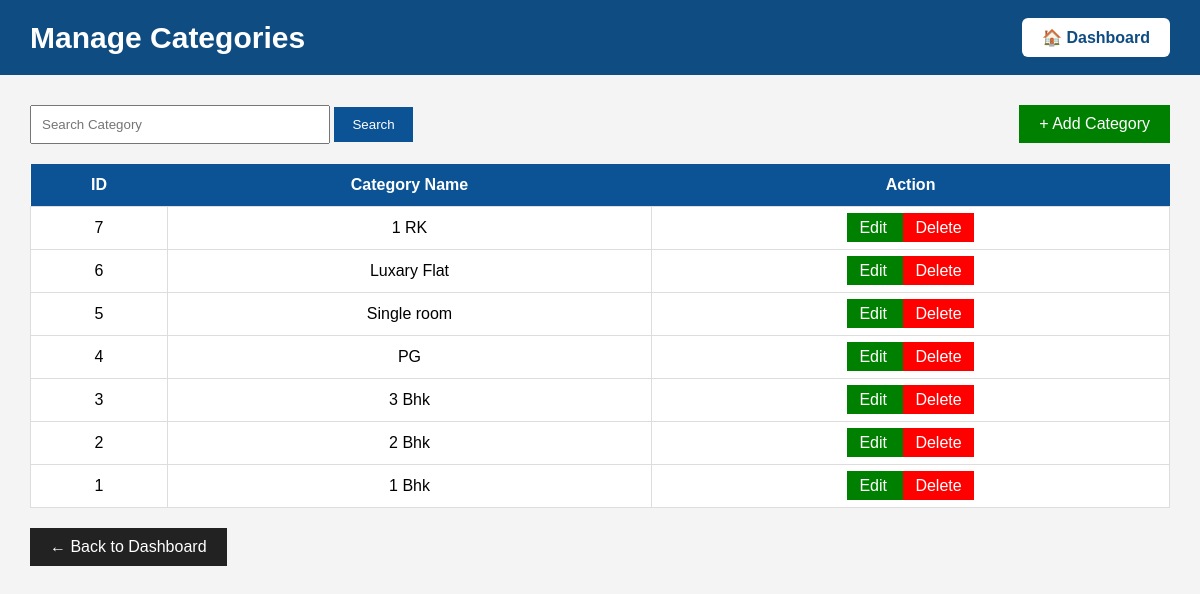
The app's page /categories.php (signed in) with its own data.
### tables this page shows
CREATE TABLE `categories` (
  `id` int(11) NOT NULL,
  `category_name` varchar(100) NOT NULL
);

### categories.php (the view, shortened to what this page needs)
<?php
include("../includes/db.php");
$search = "";
if(isset($_GET['search']))
{
    $search = mysqli_real_escape_string($conn,$_GET['search']);
    $sql = "SELECT * FROM categories
            WHERE category_name LIKE '%$search%'
            ORDER BY id DESC";
}
else
{
    $sql = "SELECT * FROM categories
            ORDER BY id DESC";
}
$result = mysqli_query($conn,$sql);
?>
<!DOCTYPE html>
<html>
<head>
</head>
<body>
<div class="top-bar">
<h2>Manage Categories</h2>
<a href="dashboard.php" class="dashboard-btn">
🏠 Dashboard
</a>
</div>
<div class="container">
<form method="GET" class="search-box">
<input
type="text"
name="search"
placeholder="Search Category"
value="<?php echo htmlspecialchars($search); ?>">
<button type="submit">
Search
</button>
<a href="add_category.php" class="add">
+ Add Category
</a>
</form>
<table>
<tr>
<th>ID</th>
<th>Category Name</th>
<th>Action</th>
</tr>
<?php
if(mysqli_num_rows($result)>0)
{
while($row=mysqli_fetch_assoc($result))
{
?>
<tr>
<td><?php echo $row['id']; ?></td>
<td><?php echo htmlspecialchars($row['category_name']); ?></td>
<td>
<a
class="edit"
href="edit_category.php?id=<?php echo $row['id']; ?>">
Edit
</a>
<a
class="delete"
href="delete_category.php?id=<?php echo $row['id']; ?>"
onclick="return confirm('Delete this category?')">
Delete
</a>
</td>
</tr>
<?php
}
}
?>
</table>
<a class="back" href="dashboard.php">
← Back to Dashboard
</a>
</div>
</body>
</html>

### categories.php (style rules this page uses)
* { margin:0; padding:0; box-sizing:border-box; font-family:Arial,sans-serif; }
body { background:#f4f4f4; }
.top-bar { background:#0F4C81; color:white; padding:18px 30px; display:flex; justify-content:space-between; align-items:center; }
.top-bar h2 { font-size:30px; }
.dashboard-btn { background:white; color:#0F4C81; text-decoration:none; padding:10px 20px; border-radius:6px; font-weight:bold; }
.container { width:95%; margin:30px auto; }
.search-box { margin-bottom:20px; }
.search-box input { width:300px; padding:10px; }
.search-box button { padding:10px 18px; background:#0b5394; color:white; border:none; cursor:pointer; }
.add { float:right; background:green; color:white; text-decoration:none; padding:10px 20px; }
table { width:100%; border-collapse:collapse; background:white; }
table th { background:#0b5394; color:white; padding:12px; }
table td { border:1px solid #ddd; padding:12px; text-align:center; }
.edit { background:green; color:white; text-decoration:none; padding:6px 12px; }
.delete { background:red; color:white; text-decoration:none; padding:6px 12px; }
.back { display:inline-block; margin-top:20px; background:#222; color:white; text-decoration:none; padding:10px 20px; }

### records on screen
categories: id "7", category_name "1 RK"
categories: id "6", category_name "Luxary Flat"
categories: id "5", category_name "Single room"
categories: id "4", category_name "PG"
categories: id "3", category_name "3 Bhk"
categories: id "2", category_name "2 Bhk"
categories: id "1", category_name "1 Bhk"
